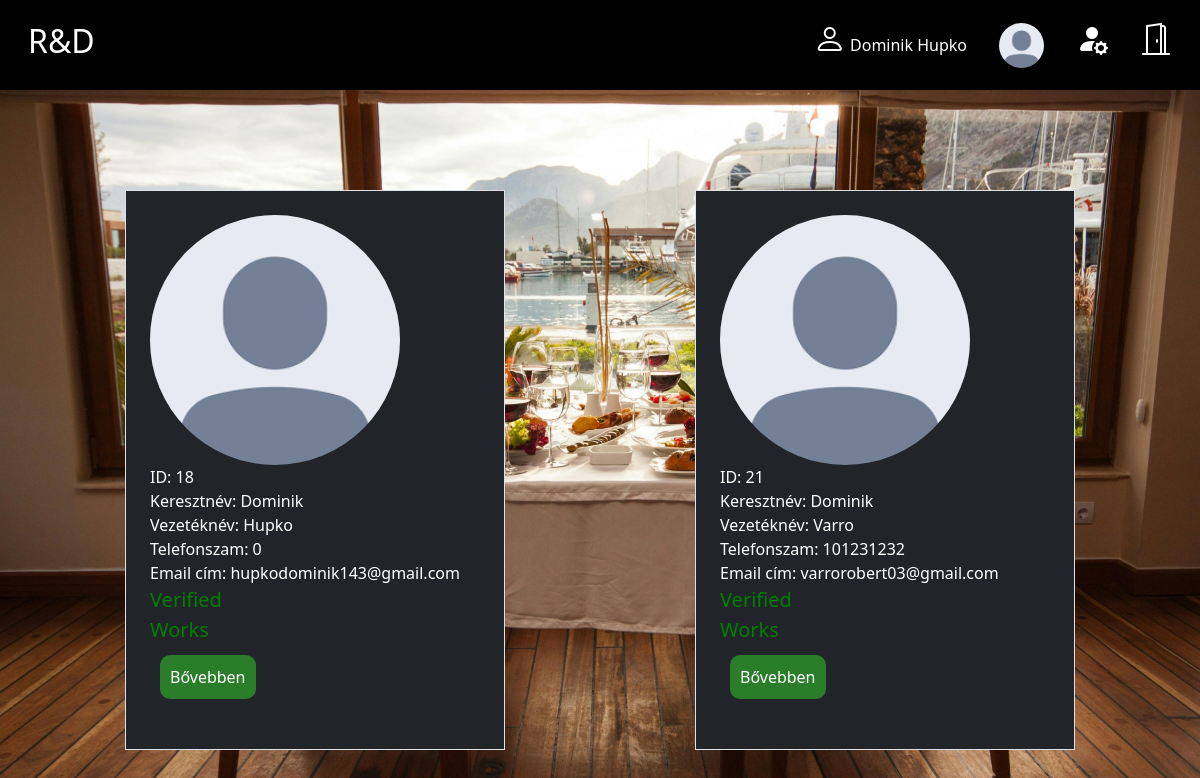
Screenshot of /Restaurant2.0/workers.php (signed in) with the database file from the repository.
### tables this page shows
CREATE TABLE `user` (
  `registrationId` int(6) NOT NULL,
  `firstName` varchar(50) NOT NULL,
  `lastName` varchar(50) NOT NULL,
  `phoneNumber` int(10) NOT NULL,
  `userMail` varchar(100) NOT NULL,
  `userPassword` varchar(60) NOT NULL,
  `profilePic` varchar(100) DEFAULT NULL,
  `privilage` varchar(25) NOT NULL,
  `verification_code` int(50) DEFAULT NULL,
  `verify` int(11) NOT NULL,
  `verification_time` datetime(6) NOT NULL DEFAULT current_timestamp(6),
  `banned` tinyint(1) NOT NULL,
  `banned_time` datetime(6) NOT NULL DEFAULT current_timestamp(6),
  `passwordValidation` int(10) NOT NULL,
  `passwordValidationTime` datetime(6) NOT NULL DEFAULT current_timestamp(6)
);

### Restaurant2.0/workers.php (the view, shortened to what this page needs)
<html>
<head>
    <link href="https://cdn.jsdelivr.net/npm/bootstrap@5.3.2/dist/css/bootstrap.min.css" rel="stylesheet"
>
    <link rel="stylesheet" href="https://cdn.jsdelivr.net/npm/bootstrap-icons@1.11.3/font/bootstrap-icons.min.css">
    <link rel="stylesheet" href="https://cdnjs.cloudflare.com/ajax/libs/font-awesome/4.7.0/css/font-awesome.min.css">
    <link rel="stylesheet" type="text/css" href="main.css">
</head>
<body>
<nav class="navbar navbar-expand-lg bg-black navbar-nav ml-auto">
    <div class="container-fluid ">
        <a href="#" class="bar d-none d-lg-block"><h2>R&D</h2><?php  ?></a>
        <div class=" collapse navbar-collapse justify-content-end" id="collapsibleNavbar">
            <ul class="navbar-nav ">
                <li class="nav-item dropdown ">
                    <?php
                    global $conn;
                    if ($conn) {
                        if (isset($_SESSION['email']) && isset($_SESSION['name']) && isset($_SESSION['profilePic'])) {
                            $name = $_SESSION['name'];
                            $profilePic = $_SESSION['profilePic'];
                            $sql = "SELECT * FROM user";
                            $stmt = $conn->query($sql);
                           echo'<div class=" collapse navbar-collapse justify-content-end" id="collapsibleNavbar">';
                            if ($stmt->num_rows > 0)
                                while ($row = $stmt->fetch_assoc())
                                    if ($_SESSION['email'] == $row['userMail']) {
                                        echo "<li><a class='bar d-none d-lg-block'> <i class=\"fa-2x bi bi-person\"></i> $name</a></li>";
                                    }
                            echo "<li><a class=\" d-none d-lg-block \"  onclick=' activateProfilePicture()'>
<img  class=\"profilePic\" src=\"http://localhost:/Restaurant2.0/pictures/{$profilePic}\" width=\"45\" height=\"45\" alt=\"profilkep\">";
                            echo "</a><form method='post' action='functions.php' enctype='multipart/form-data'>";
                            echo "</form></li>";
                            echo "<li><a  class=\" d-none d-lg-block \" href=\"modify.php\">";
                            echo "<i class='fa-2x  bi bi-person-fill-gear'></i></i> </a></li>";
                            echo "<li><a  class=\" d-none d-lg-block \" href=\"functions.php\">";
                            echo "<i class=\"bi bi-door-open fa-2x\"></i></a></li>";
                            echo "</div>";
                        }
                    } else {
                        echo "<a href='' class='nav-link dropdown-item'><i class=\"bi bi-person\"></i>Connection Error!</a>";
                    }
                    ?>
                     </nav> </div> </li> </ul> </div> </div> </nav>
</body>
</html>
<?php
if (isset($_SESSION['email']) && isset($_SESSION['name']) && isset($_SESSION['profilePic'])) {
    if (isset($_POST['searchAction'])) {
        if ($_POST['searchAction'] == 'search') {
            $data = "SELECT * FROM user where userMail= '" . $_POST['searchMail'] . "' and privilage = 'Worker'";
            users($data);
        }
    } else {
        users("SELECT * FROM user where privilage = 'Worker'");
    }
} else {
    header('Location: index.php');
    exit();
}
function users($command)
{
    global $conn;
    $sql = $command;
    $stmt = $conn->prepare($sql);
    $stmt->execute();
    $result = $stmt->get_result();
    if ($result->num_rows > 0) {
        echo '<div class="container">
  <div class="row justify-content-around" >';
        while ($row = $result->fetch_assoc()) {
            echo ' <div class="col-xl-4 p-4 border bg-dark" style="
 margin: auto; margin-top:100px; margin-bottom: 50px;left:0; right:0">';
            echo "<div class=\"col-xl-4 \"><img class=\"profilePic\" src=\"http://localhost:/Restaurant2.0/pictures/" . $row['profilePic'] . "
          \" width=\"250\" height=\"250\" alt=\"profilkep\"></div><label>ID: " . $row['registrationId'] . "</label><br>
<label>Keresztnév: " . $row['firstName'] . "</label><br>
<label>Vezetéknév: " . $row['lastName'] . "</label><br>
<label>Telefonszam: " . $row['phoneNumber'] . "</label><br>
<label>Email cím: " . $row['userMail'] . "</label><br>";
if($row['verify']==1){
    echo '<label style="color: green; font-size: 20px">Verified</label><br>';
}
else
    echo '<label style="color: red; font-size: 20px">Not verified</label><br>';
            if ($row['banned'] == 0) {
                echo "<label style='color: green; font-size: 20px'>Works</label>";
            } else {
                echo "<label style='color: red; font-size: 20px'>Blocked</label><br><label> Ban time: " . $row['banned_time'] . "</label><br>";
            }
            echo "<form method='post' action='user.php'>
<input type='hidden' name='id' value='" . $row['registrationId'] . "'>
<input type='submit' class='more' name='userId' value='Bővebben' >
</form></div>";
        }
        echo "</div></div></div>";
    } else {
       $_SESSION['message']="<h2>No result.</h2>";
    }
}
?>

### Restaurant2.0/main.css (style rules this page uses)
.navbar { background-color: #333; }
.navbar a, button { float: left; font-size: 16px; color: white; text-align: center; padding: 14px 16px; text-decoration: none; }
li { text-decoration: none; }
body { position: relative; background-repeat: no-repeat; background-size: cover; background-image:url("MainPage.jpg") ; background-color: #4e1b06; }
.profilePic { border-radius: 50%; margin: 0px; margin-top: 0; opacity: 1; cursor: pointer; filter: alpha(opacity=100); }
.more { background-color: #2a7e2a; color: white; border: 0; padding: 10px; border-radius: 10px; font-size: 16px; margin: 10px; }
label { color: white; }

### rows the page displays
user: profilePic (picture), registrationId "18", firstName "Dominik", lastName "Hupko", phoneNumber "0", userMail "hupkodominik143@gmail.com", verify "Verified", banned "Works"
user: profilePic (picture), registrationId "21", firstName "Dominik", lastName "Varro", phoneNumber "101231232", userMail "varrorobert03@gmail.com", verify "Verified", banned "Works"
